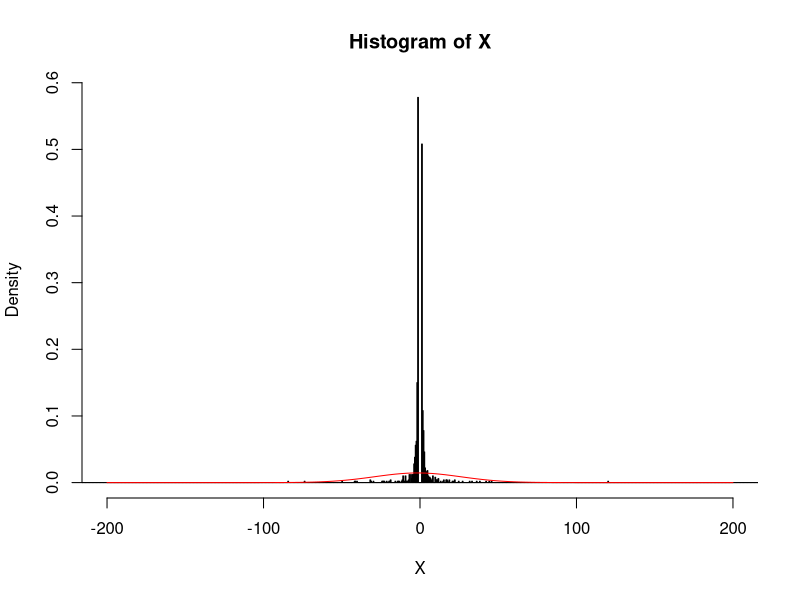

Source code (R):
#A point, P, is chosen at random on the circumference of the unit circle
#centered at the origin. All points are equally likely. Let (X, 0) be the point
#where the tangent hits the x-axis. Take X = 0 if the P is at (0, −1) or
#(0, 1). Use simulation to form an idea about the distribution of X. Is the
#distribution normal? Answer this question by overlaying the best normal
#PDF on the histogram, and then visually ascertaining the fit

p = runif(1000,0,2*pi) #generating 1000 random values between 0 to 2*pi as angles formed by joining a point and the origin of the unit circle

#tangent at (a,b) will have equation ax+by=1, so for y=0 we have x as 1/a where (a,b)~(cos(p),sin(p)) so x-intercept of tangent at the point for a given angle is 1/cos(p)

t = numeric(1000) # generating a vector containing 1000 zeros for updating x-intercept values

# updating x intercept values for each angle according to condition given in the question
for (i in 1:1000){
    if ((p[i] == pi/2) | (p[i] == 3*pi/2)){
        t[i] = 0}
    else{t[i] = 1/cos(p[i])
    }} 

hist(t,1000,prob=T,xlim=c(-200,200),main='Histogram of X',xlab='X') # plotting the histogram of x-intercepts
library(MASS) # importing MASS library for using fitdistr
a = fitdistr(t,"normal") # using fitdistr to find mean and standard deviation of the data for normal distribution
b = a$estimate # extracting values of mean and sd
curve(dnorm(x,b[1],b[2]),add=T,col = 'red') # plotting the normal distribution curve for the founded mean and sd, trying to fit it in the distribution of x-intercepts


# we can see from the plot of histogram and the curve that the x-intercepts do not fit in normal distribution for the same mean and standard deviation.
# also our distribution of X have no value between -1 and 1 , because of the range of 1/cos(x) = sec(x) function, 
# and it can't take value zero also because of the computer limitation that it our P can't take value exactly pi/2 and 3*pi/2 for which it could have been zero